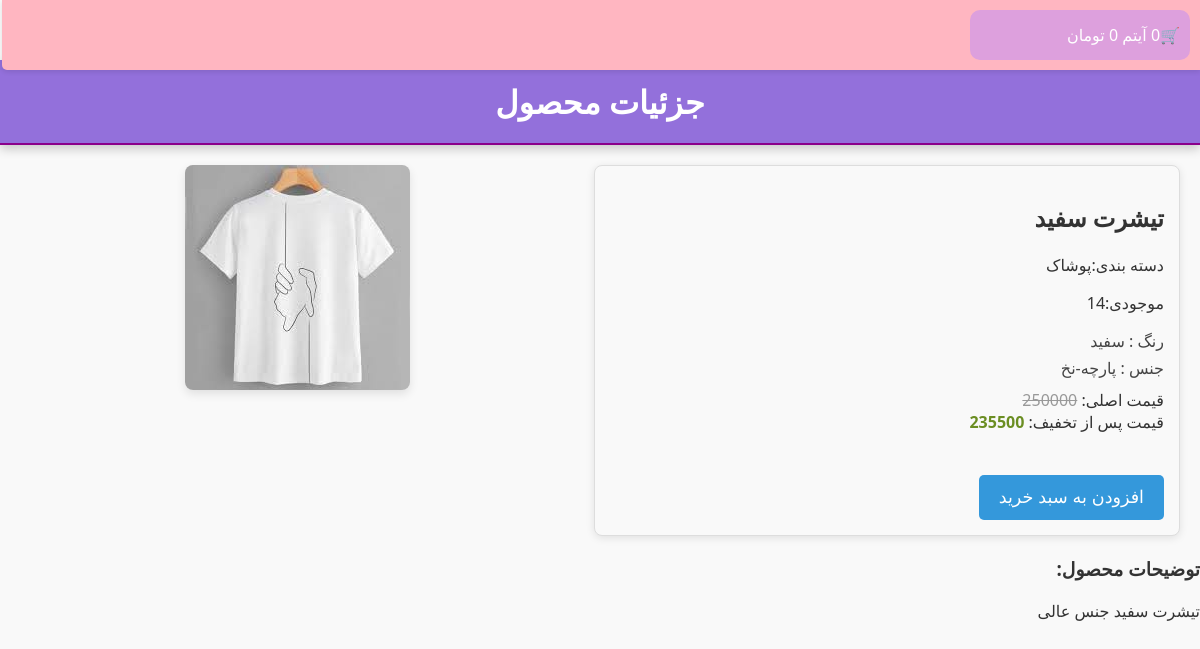
The page /products/3/tshrt/ on the database its author committed.
### shop/models.py (models this page shows, shortened)
class Product(models.Model):
    category = models.ForeignKey(Category, on_delete=models.CASCADE, related_name='products', verbose_name='دسته بندی')
    name = models.CharField(max_length=250, verbose_name='نام محصول')
    slug = models.SlugField(max_length=250, unique=True, verbose_name='اسلاگ')
    description = models.TextField(verbose_name='توضیحات')
    inventory = models.PositiveIntegerField(default=0, verbose_name='موجودی')
    weight = models.PositiveIntegerField(default=0, verbose_name='وزن')
    price = models.PositiveIntegerField(default=0, verbose_name='قیمت')
    off = models.PositiveIntegerField(default=0, verbose_name='تخفیف')
    new_price = models.PositiveIntegerField(default=0, verbose_name='قیمت پس از تخفیف')
    created = models.DateTimeField(auto_now_add=True, verbose_name='زمان ایجاد')
    updated = models.DateTimeField(auto_now=True, verbose_name='تاریخ به روز رسانی')
    class Meta:
        ordering = ['-created']
        indexes = [
            models.Index(fields=['id', 'slug']),
            models.Index(fields=['name']),
            models.Index(fields=['-created']),
        ]
        verbose_name = 'محصول'
        verbose_name_plural = 'محصولات'

class Category(models.Model):
    name = models.CharField(max_length=250)
    slug = models.SlugField(max_length=250, unique=True)
    class Meta:
        ordering = ['name']
        indexes = [models.Index(fields=['name'])]
        verbose_name = 'دسته بندی'
        verbose_name_plural = 'دسته بندی ها'
    def __str__(self):
        return self.name

class ProductFeatures(models.Model):
    name = models.CharField(max_length=250, verbose_name='نام ویژگی')
    value = models.CharField(max_length=250, verbose_name='مقدار ویژگی')
    product = models.ForeignKey(Product, related_name='features', on_delete=models.CASCADE, verbose_name='محصول')

class Image(models.Model):
    product = models.ForeignKey(Product, on_delete=models.CASCADE, related_name="images", verbose_name="محصول")
    file = models.ImageField(upload_to="product_images/%Y/%m/%d")
    title = models.CharField(max_length=250, verbose_name="عنوان", null=True, blank=True)
    description = models.TextField(verbose_name="توضیحات", null=True, blank=True)
    created = models.DateTimeField(auto_now_add=True)
    class Meta:
        ordering = ['-created']
        indexes = [
            models.Index(fields=['-created'])
        ]
        verbose_name = "تصویر"
        verbose_name_plural = "تصویر ها"

### shop/views.py (the view)
# urls.py: path('products/<int:id>/<slug:slug>/', views.product_detail, name='product_detail'),
def product_detail(request, id, slug):
    product = get_object_or_404(Product, id=id, slug=slug)
    context = {
        'product': product,
    }
    return render(request, 'shop/product_detail.html', context)

### cart/cart.py (called while the page is built)
    def get_total_price(self):
        total_price = sum(item['price'] * item['quantity'] for item in self.cart.values())
        return total_price

    def __len__(self):
        return sum(item['quantity'] for item in self.cart.values())

### cart/context_processors.py (called while the page is built)
def cart_context(request):
    return {'cart': Cart(request)}

### shop/templates/shop/product_detail.html (shortened to what this page needs)
{% extends 'parent/base.html' %}
{% block content %}
<div class="header">
    <h1>جزئیات محصول</h1>
</div>
<div class="product-container">
        <div class="product-detail">
            <h2>{{product.name}}</h2>
            <p>دسته بندی:{{product.category}}</p>
            <p>موجودی:{{product.inventory}}</p>
            <ul>
                {% for f in product.features.all %}
                <li>{{f.name}} : {{f.value}}</li>
                {% endfor %}
            </ul>
            <div class="price">
                قیمت اصلی:
                <span class="original-price">{{product.price}}</span>
                <br>
                قیمت پس از تخفیف:
                <span class="discount-price">{{product.new_price}}</span>
            </div>
            <br>
            <button type="button" id="add-cart">افزودن به سبد خرید</button>
        </div>
      <div class="product-image">
        {% for img in product.images.all %}
            <img src="{{ img.file.url }}" alt="{{ img.title }}">
        {% endfor %}
    </div>
</div>
<div class="product-description">
        <h3>توضیحات محصول:</h3>
        <p>{{product.description}}</p>
    </div>
{% endblock content%}

### shop/static/css/base.css (style rules this page uses)
.header { padding: 20px; background-color: mediumpurple; color: white; text-align: center; margin-top: 60px; margin-bottom: 20px; border-bottom: 2px solid darkmagenta; box-shadow: 0 4px 10px rgba(0, 0, 0, 0.2); }
body { font-family: 'Segoe UI', Tahoma, Geneva, Verdana, sans-serif; background-color: #f9f9f9; color: #333; margin: 0; padding: 0; }
.header h1 { margin: 0; font-size: 2rem; }
.price { position: relative; margin-top: 10px; }
.original-price { text-decoration: line-through; color: #999; }
.discount-price { color: olivedrab; font-weight: bold; }
.product-container { display: flex; margin: 20px; gap: 20px; }
.product-detail { flex: 1; padding: 15px; border: 1px solid #ddd; border-radius: 8px; background-color: #f9f9f9; box-shadow: 0 2px 8px rgba(0, 0, 0, 0.1); }
.product-image { flex: 1; text-align: center; }
.product-image img { max-width: 100%; height: auto; border-radius: 8px; box-shadow: 0 4px 10px rgba(0, 0, 0, 0.1); }
#add-cart { background-color: #3498db; color: white; padding: 12px 20px; border: none; border-radius: 5px; cursor: pointer; font-size: 1.1rem; transition: background-color 0.3s ease; margin-top: 20px; }
ul { list-style-type: none; padding: 0; margin: 10px 0; }
li { margin-bottom: 5px; font-size: 1rem; color: #444; }
ul { list-style-type: none; padding: 0; }
li { margin: 5px 0; font-size: 1rem; }

### rows shown on the page
Product: name "تیشرت سفید", category "پوشاک", inventory "14", price "250000", new_price "235500", description "تیشرت سفید جنس عالی"
ProductFeatures: name "رنگ", value "سفید"
ProductFeatures: name "جنس", value "پارچه-نخ"
Image: file (picture)

### other values the page prints
{{ item_count }} "0"
{{ cart.get_total_price }} "0"
